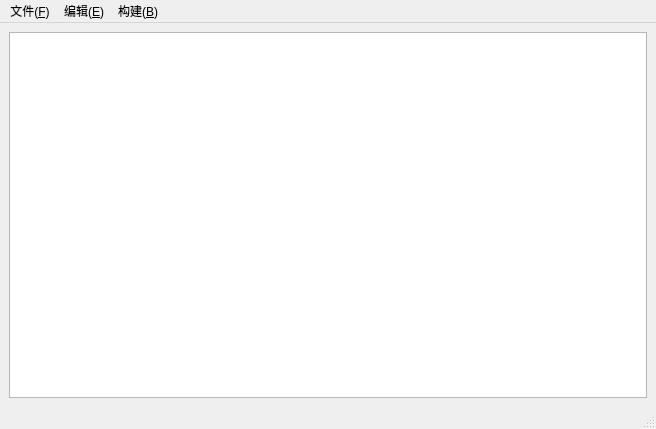
<?xml version="1.0" encoding="UTF-8"?>
<ui version="4.0">
 <class>MainWindow</class>
 <widget class="QMainWindow" name="MainWindow">
  <property name="geometry">
   <rect>
    <x>0</x>
    <y>0</y>
    <width>656</width>
    <height>429</height>
   </rect>
  </property>
  <property name="windowTitle">
   <string>MainWindow</string>
  </property>
  <widget class="QWidget" name="centralwidget">
   <layout class="QVBoxLayout" name="verticalLayout">
    <item>
     <widget class="QTextEdit" name="textEdit"/>
    </item>
   </layout>
  </widget>
  <widget class="QMenuBar" name="menubar">
   <property name="geometry">
    <rect>
     <x>0</x>
     <y>0</y>
     <width>656</width>
     <height>21</height>
    </rect>
   </property>
   <widget class="QMenu" name="menu_File">
    <property name="title">
     <string>文件(&amp;F)</string>
    </property>
    <addaction name="separator"/>
    <addaction name="action_New"/>
    <addaction name="action_Open"/>
    <addaction name="action_Save"/>
   </widget>
   <widget class="QMenu" name="menu_Edit">
    <property name="title">
     <string>编辑(&amp;E)</string>
    </property>
   </widget>
   <widget class="QMenu" name="menu_Build">
    <property name="title">
     <string>构建(&amp;B)</string>
    </property>
   </widget>
   <addaction name="menu_File"/>
   <addaction name="menu_Edit"/>
   <addaction name="menu_Build"/>
  </widget>
  <widget class="QStatusBar" name="statusbar"/>
  <action name="action_New">
   <property name="text">
    <string>新建(&amp;N)</string>
   </property>
  </action>
  <action name="action_Open">
   <property name="text">
    <string>打开(&amp;O)</string>
   </property>
  </action>
  <action name="action_Save">
   <property name="text">
    <string>另存为(&amp;S)</string>
   </property>
  </action>
 </widget>
 <resources/>
 <connections/>
</ui>
